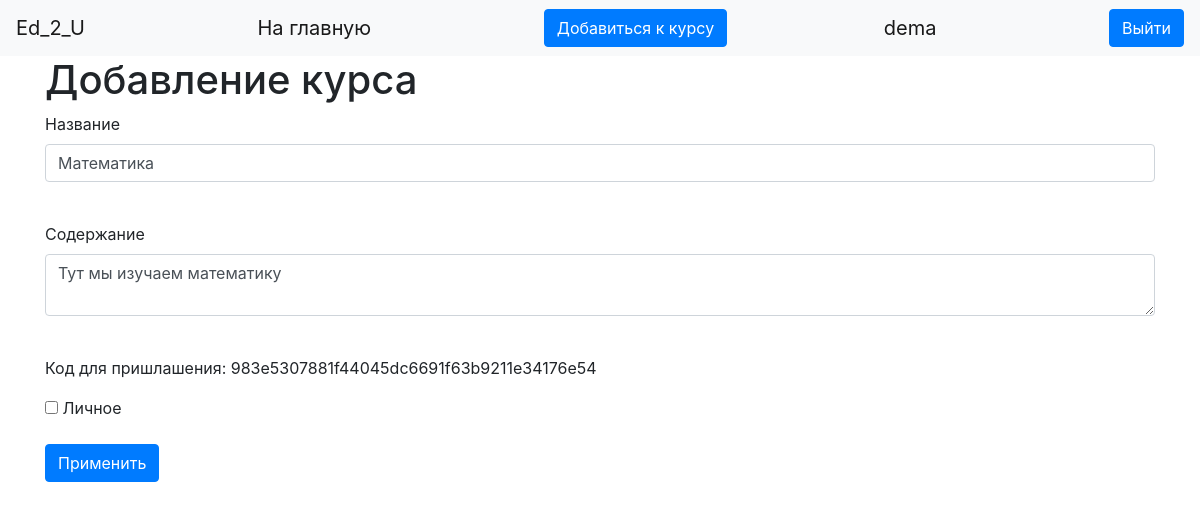
The page /news/1 (signed in) on the database as committed earlier.
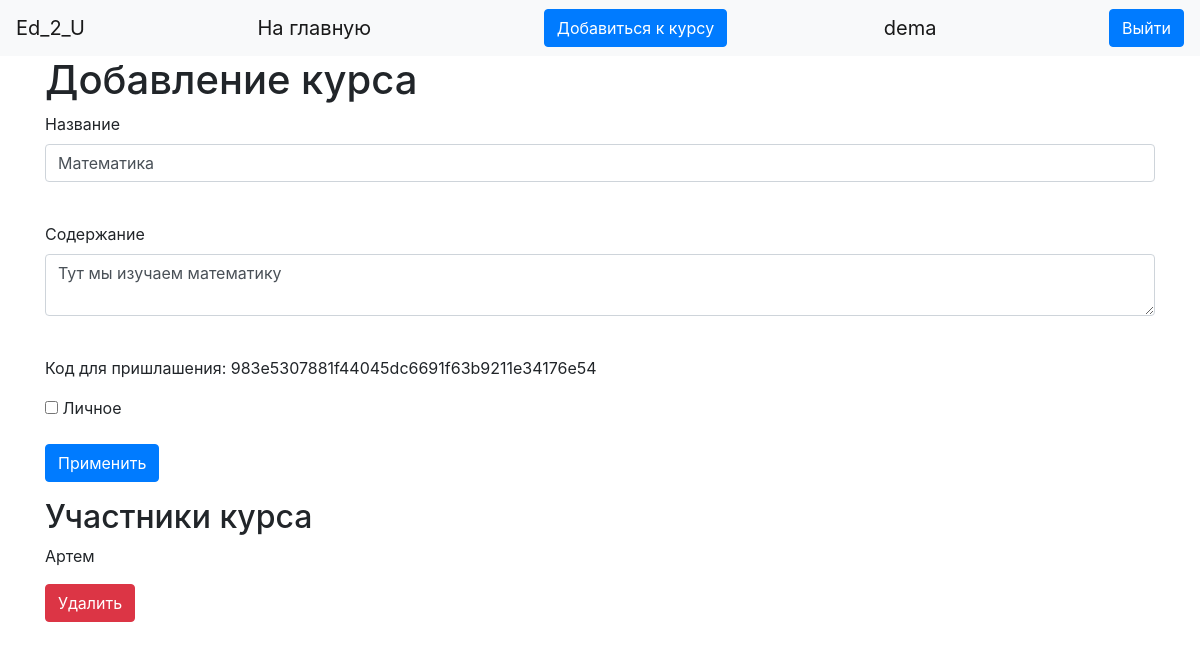
The same page on the database as committed later.
### data/users.py (models this page shows, shortened)
class User(SqlAlchemyBase, UserMixin):
    __tablename__ = 'users'
    id = sqlalchemy.Column(sqlalchemy.Integer, primary_key=True, autoincrement=True)
    name = sqlalchemy.Column(sqlalchemy.String, nullable=True)
    about = sqlalchemy.Column(sqlalchemy.String, nullable=True)
    email = sqlalchemy.Column(sqlalchemy.String, index=True, unique=True, nullable=True)
    hashed_password = sqlalchemy.Column(sqlalchemy.String, nullable=True)
    created_date = sqlalchemy.Column(sqlalchemy.DateTime, default=datetime.datetime.now)
    type = sqlalchemy.Column(sqlalchemy.String, nullable=False)
    course = orm.relation("Course", back_populates='user')

### main.py (the view, shortened to what this page needs)
@app.route('/news/<int:id>', methods=['GET', 'POST'])
@login_required
def edit_news(id):
    users = return_students(id)
    form = NewsForm()
    if request.method == "GET":
        db_sess = db_session.create_session()
        course = db_sess.query(Course).filter(Course.id == id, Course.user == current_user).first()
        if Course:
            form.title.data = course.title
            form.content.data = course.content
        else:
            abort(404)
    db_sess = db_session.create_session()
    course = db_sess.query(Course).filter(Course.id == id, Course.user == current_user).first()
    if course:
        inv = course.invite_code
    else:
        inv = 0
    print(inv)
    db_sess.commit()
    return render_template('news.html', title='Редактирование курса', form=form, inv=inv, users=users, course=id)

### forms/news.py
class NewsForm(FlaskForm):
    title = StringField('Название', validators=[DataRequired()])
    content = TextAreaField("Содержание")
    is_private = BooleanField("Личное")
    submit = SubmitField('Применить')

### data/db_session.py (called while the page is built)
def create_session() -> Session:
    global __factory
    return __factory()

### main.py (called while the page is built)
def return_students(course_id):
    db_sess = db_session.create_session()
    course = db_sess.query(Course).filter(Course.id == course_id).first()
    if course:
        a = list(map(int, course.included_users.split()))
        a.remove(course.user_id)
        users = list()
        for i in a:
            user = db_sess.query(User).filter(User.id == i).first()
            users.append((user.name, i))
    else:
        users = []
    return users

@login_manager.user_loader
def load_user(user_id):
    db_sess = db_session.create_session()
    return db_sess.query(User).get(user_id)

### templates/news.html (shortened to what this page needs)
{% extends "base.html" %}
{% block content %}
    <h1>Добавление курса</h1>
    <form action="" method="post">
        <p>
            {{ form.title.label }}<br>
            {{ form.title(class="form-control") }}<br>
        </p>
        <p>
            {{ form.content.label }}<br>
            {{ form.content(class="form-control") }}<br>
        </p>
        {% if inv != 0 %}
        <p>Код для пришлашения: {{ inv }}</p>
        {% endif %}
        <p>{{ form.is_private() }} {{ form.is_private.label }}</p>
        <p>{{ form.submit(type="submit", class="btn btn-primary") }}</p>
        {% if users %}
        <h2>Участники курса</h2>
        {% endif %}
        {% for i in users %}
        <div>
            <p>{{ i[0] }}</p>
            <a href="/delete_user/{{ i[1] }}/{{course}}" class="btn btn-danger">Удалить</a>
        </div>
        {% endfor %}
    </form>
{% endblock %}

Rows that differ between the two databases and show on the page:
added User: name "Артем"
Other text that changed with them:
text now shown: "Участники курса"
